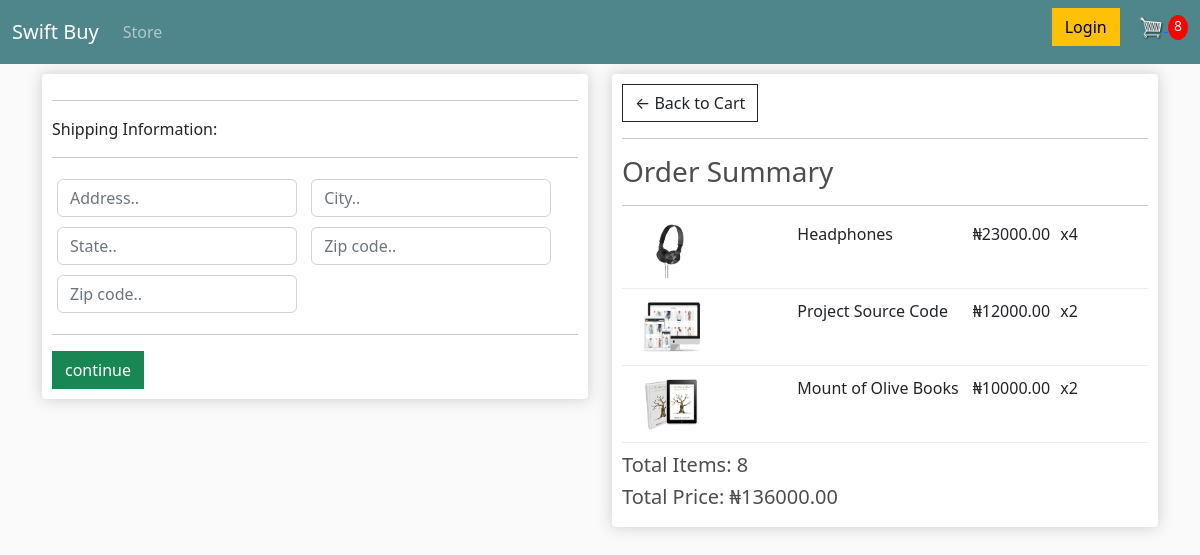
Screenshot of /checkout/ (signed in) with the database file from the repository.
### store/models.py (models this page shows, shortened)
class OrderItem(models.Model):
    product = models.ForeignKey(Product, on_delete=models.SET_NULL, blank=True, null=True)
    order = models.ForeignKey(Order, on_delete=models.SET_NULL, blank=True, null=True)
    quantity = models.IntegerField(default=0,  blank=True, null=True )
    date_added  =models.DateTimeField(auto_now_add=True)
    @property
    def get_total(self):
        total = self.product.price * self.quantity
        return total

class Product(models.Model):
    name =models.CharField(max_length=200, null=True)
    price = models.DecimalField(max_digits=7, decimal_places=2)
    digital = models.BooleanField(default=False, null=True, blank =False)
    image = models.ImageField(null=True, blank=True)
    @property
    def imageURL(self):
        try:
            url = self.image.url
        except Exception:
            url = ''
        return url

class Order(models.Model):
    customer = models.ForeignKey(Customer, on_delete=models.SET_NULL, blank=True, null=True)
    date_ordered = models.DateTimeField(auto_now_add=True)
    complete = models.BooleanField(default=False, null=True, blank=False)
    transaction_id = models.CharField(max_length=200,null=True)
    @property
    def shipping(self):
        shipping =False
        orderitems = self.orderitem_set.all()
        for i in orderitems:
            if i.product.digital ==False:
                shipping = True
        return shipping
    @property
    def get_cart_total(self):
        orderitems = self.orderitem_set.all()
        total = sum([overalltotal.get_total for overalltotal in orderitems])
        return total
    @property
    def get_cart_items(self):
        orderitems = self.orderitem_set.all()
        total = sum([allqty.quantity for allqty in orderitems])
        return total

### store/views.py (the view)
# urls.py: path('checkout/', views.checkout, name = 'checkout'),
@csrf_exempt
def checkout(request):
    data = cartData(request)
    cartItems = data['cartItems']
    order = data['order']
    items = data['items']
    context = {'items':items, 'order' : order, 'cartItems':cartItems}
    return render(request, 'store/checkout.html', context)

### store/utils.py (called while the page is built)
def  cartData(request):
    if request.user.is_authenticated:
        customer = request.user.customer #onetoone connection in models.py - user connected with customer
        order, created = Order.objects.get_or_create(customer=customer, complete=False)
        items = order.orderitem_set.all()
        cartItems = order.get_cart_items
    else:
        cookieData = cookieCart(request)
        cartItems = cookieData['cartItems']
        order = cookieData['order']
        items = cookieData['items']
    return  {'cartItems': cartItems, 'order': order, 'items':items}

### store/Templates/store/checkout.html (shortened to what this page needs)
 {% extends 'store/main.html' %}{%load static%}{%block content%}
<div class="row">
    <div class="col-lg-6">
        <div class="box-element" id="form-wrapper">
            <form action="" id="form">
                <div id="shipping-info">
                    <hr>
                    <p>Shipping Information:</p>
                    <hr>
                    <div class="form-field">
                        <input class="form-control" type="text" name="address" placeholder="Address..">
                    </div>
                    <div class="form-field">
                        <input class="form-control" type="text" name="city" placeholder="City..">
                    </div>
                    <div class="form-field">
                        <input class="form-control" type="text" name="state" placeholder="State..">
                    </div>
                    <div class="form-field">
                        <input class="form-control" type="text" name="zipcode" placeholder="Zip code..">
                    </div>
                    <div class="form-field">
                        <input class="form-control" type="text" name="country" placeholder="Zip code..">
                    </div>
                </div>
                <hr>
                <input id='form-button' class="btn btn-success btn-black" type="submit" value="continue">
            </form>
        </div>
        <br>
    </div>
    <div class="col-lg-6">
        <div class="box-element">
            <a class='btn btn-outline-dark' href="{% url 'cart' %}">&#x2190;
            Back to Cart</a>
            <hr>
            <h3>Order Summary</h3>
            <hr> {%for item in items%}
            <div class="cart-row">
                <div style="flex:2"><img class="row-image" src="{{item.product.imageURL}}"></div>
                <div style="flex:2">
                    <p>{{item.product.name}}</p>
                </div>
                <div style="flex:1">
                    <p>&#x20A6;{{item.product.price|floatformat:2}}</p>
                </div>
                <div style="flex:1">
                    <p>x{{item.quantity}}</p>
                </div>
            </div>
            {%endfor%}
            <h5>Total Items: {{order.get_cart_items}}</h5>
            <h5>Total Price: &#x20A6;{{order.get_cart_total|floatformat:2}}</h5>
        </div>
    </div>
</div>
{%endblock content%}

### static/css/main.css (style rules this page uses)
body { background-color: hsl(0, 0%, 98%); }
h1, h2, h3, h4, h5, h6 { color: hsl(0, 0%, 30%); }
.box-element { box-shadow: hsl(0, 0%, 80%) 0 0 16px; background-color: #fff; border-radius: 4px; padding: 10px; }
.col-lg-4, .col-lg-6, .col-lg-8, .col-lg-12 { margin-top: 10px; }
.btn { border-radius: 0; }
.row-image { width: 100px; }
.form-field { width: 250px; display: inline-block; padding: 5px; }
.cart-row { display: flex; align-items: flex-stretch; padding-bottom: 10px; margin-bottom: 10px; border-bottom: 1px solid #ececec; }

### rows the page displays
OrderItem: product.imageURL (picture), product.name "Headphones", product.price "23000.00", quantity "4"
OrderItem: product.imageURL (picture), product.name "Project Source Code", product.price "12000.00", quantity "2"
OrderItem: product.imageURL (picture), product.name "Mount of Olive Books", product.price "10000.00", quantity "2"
Order: get_cart_items "8", get_cart_total "136000.00"

### other values shown
{{ cartItems }} "8"
